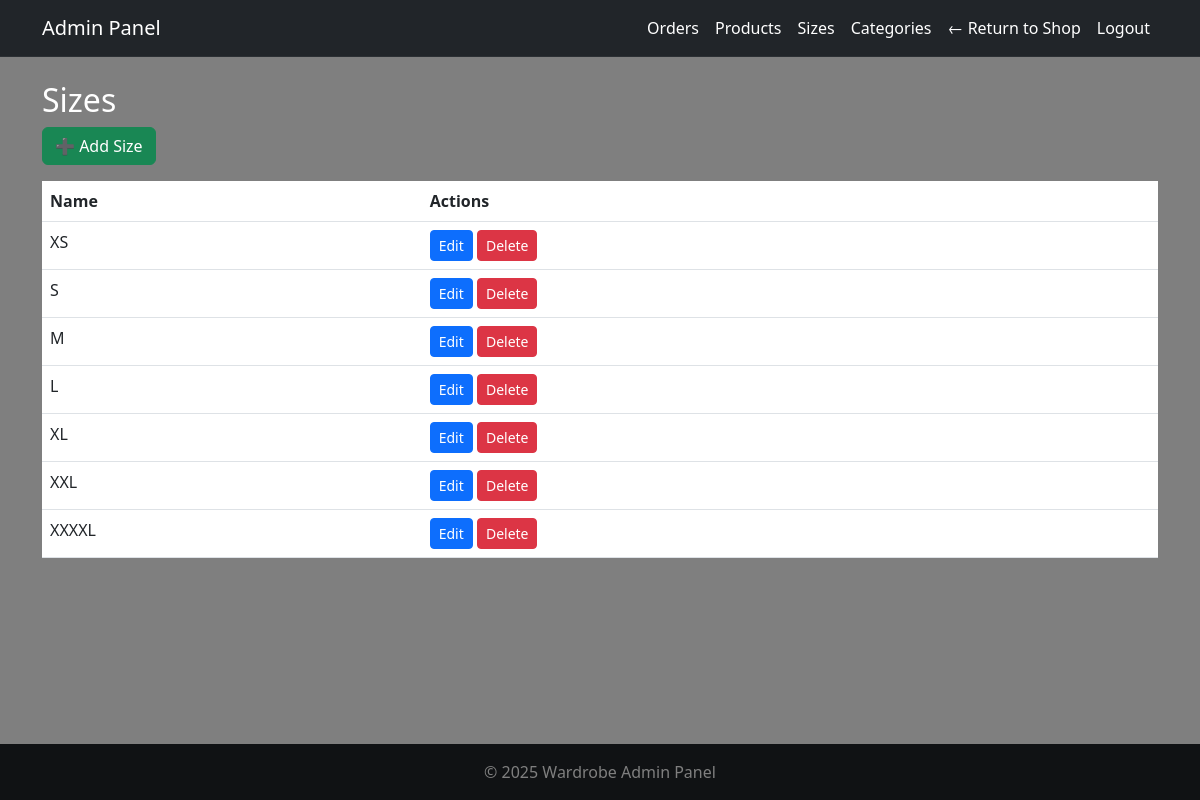
The page /adminpanel/sizes/ (signed in) on the database its author committed.
### products/models.py (models this page shows, shortened)
class Size(models.Model):
    name = models.CharField(max_length=10)  # e.g., 'S', 'M', 'L', 'XL'

### adminpanel/views.py (the view)
# urls.py: path('sizes/', views.size_list, name='size_list'),
@login_required
@user_passes_test(admin_required)
def size_list(request):
    sizes = Size.objects.all()
    return render(request, 'adminpanel/size_list.html', {
        'sizes': sizes
    })

### adminpanel/views.py (called while the page is built)
def admin_required(user):
    return user.is_staff or user.is_superuser

### cart/cart.py (called while the page is built)
    def _load_cart_data(self):
        cart = self.session.get(settings.CART_SESSION_ID, {})
        return cart if isinstance(cart, dict) else {}

    def __len__(self):
        return sum(item.get('quantity', 0) for item in self.cart.values())

### cart/context_processors.py (called while the page is built)
def cart_context(request):
    cart = Cart(request)
    return {
        'cart': cart,
        'cart_item_count': len(cart),
    }

### wardrobeapp/context_processors.py (called while the page is built)
def stripe_public_key(request):
    return {
        'STRIPE_PUBLIC_KEY': settings.STRIPE_PUBLIC_KEY
    }

### adminpanel/templates/adminpanel/size_list.html
{% extends 'adminpanel/base.html' %}
{% block content %}
<h2>Sizes</h2>
<a href="{% url 'adminpanel:size_add' %}" class="btn btn-success mb-3">➕ Add Size</a>
<table class="table">
  <thead><tr><th>Name</th><th>Actions</th></tr></thead>
  <tbody>
    {% for size in sizes %}
    <tr>
      <td>{{ size.name }}</td>
      <td>
        <a href="{% url 'adminpanel:size_edit' size.id %}" class="btn btn-sm btn-primary">Edit</a>
        <a href="{% url 'adminpanel:size_delete' size.id %}" class="btn btn-sm btn-danger" onclick="return confirm('Delete this size?')">Delete</a>
      </td>
    </tr>
    {% endfor %}
  </tbody>
</table>
{% endblock %}

### wardrobeapp/static/css/style.css (style rules this page uses)
html, body { margin: 0; padding: 0; height: 100%; width: 100%; font-family: 'Segoe UI', 'Roboto', 'Helvetica Neue', Arial, sans-serif; color: #fff; background: url('https://images.unsplash.com/photo-1489987707025-afc232f7ea0f?q=80&w=1170&auto=format&fit=crop&ixlib=rb-4.1.0') no-repeat center center fixed; background-size: cover; overflow-x: hidden; }
body::before { content: ''; position: fixed; inset: 0; background: rgba(0, 0, 0, 0.5); z-index: 0; }

### rows shown on the page
Size: name "XS"
Size: name "S"
Size: name "M"
Size: name "L"
Size: name "XL"
Size: name "XXL"
Size: name "XXXXL"
